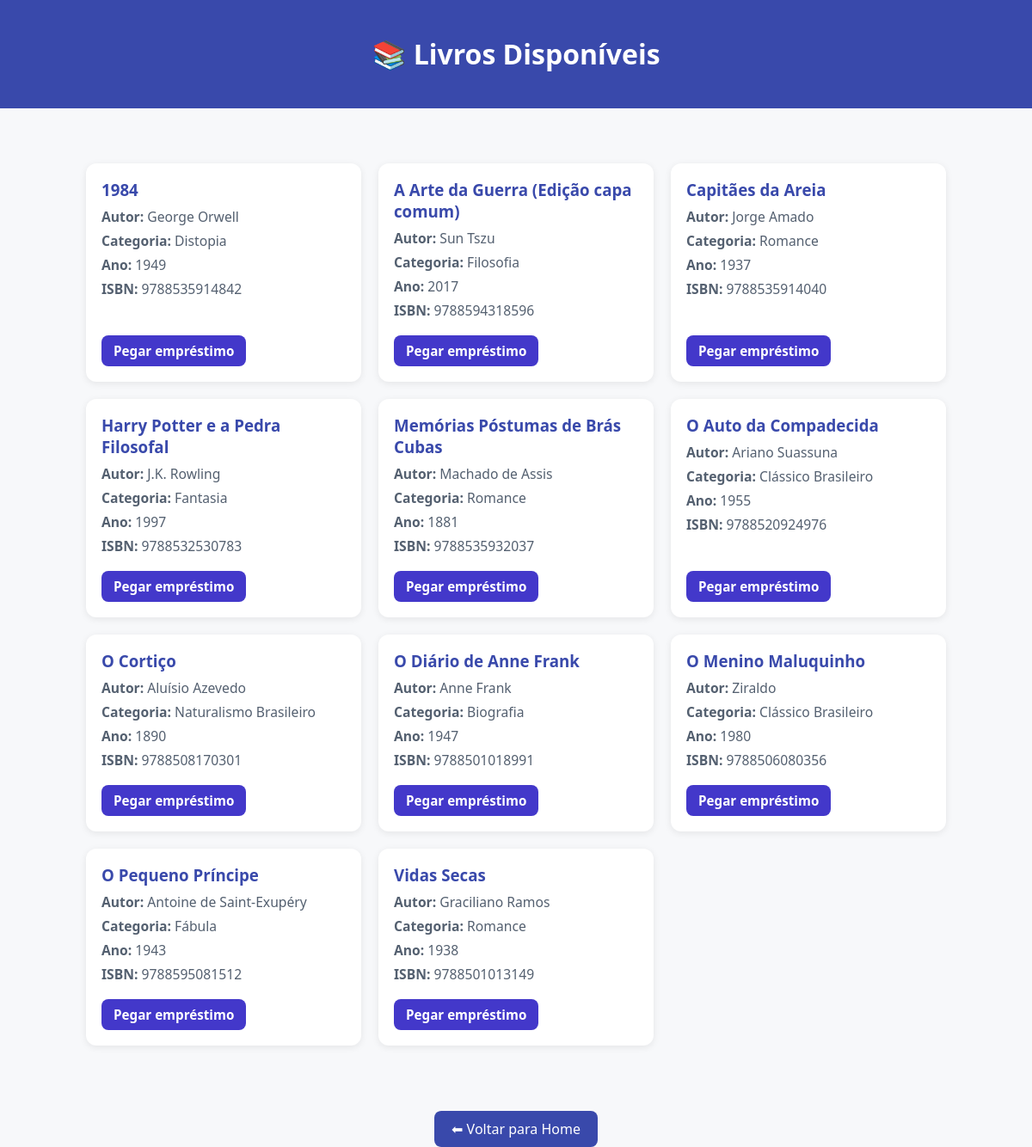
Before: /alunos/livros/ (signed in) with the older database file.
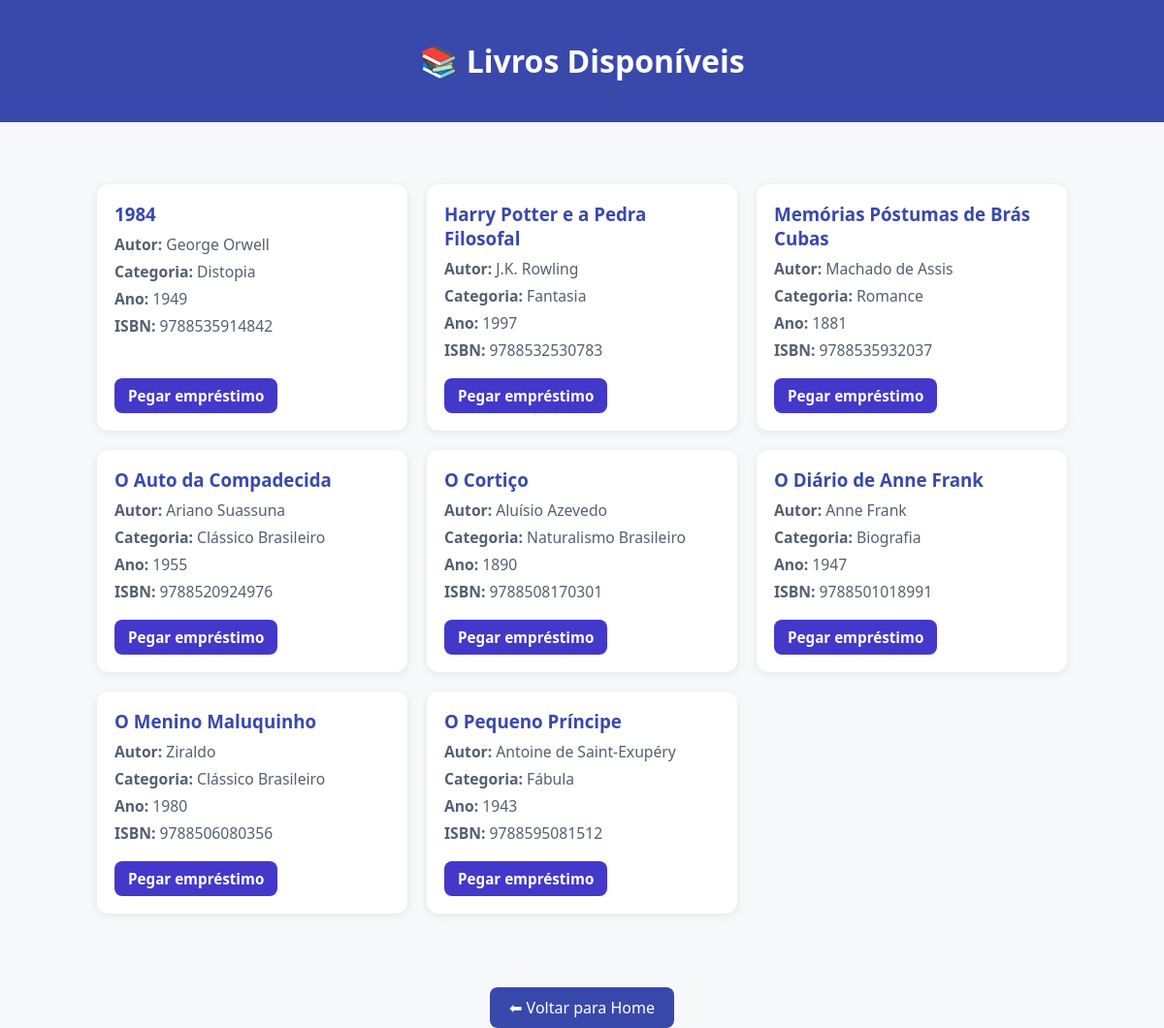
After: the same page with the newer database file.
### bibliotecarias/models.py (models this page shows, shortened)
class Livro(models.Model):
    isbn_validator = RegexValidator(
        regex=r'^\d{13}$',
        message='O ISBN deve conter exatamente 13 dígitos numéricos.'
    )
    titulo = models.CharField(max_length=200)
    autor = models.CharField(max_length=100)
    categoria = models.CharField(max_length=100)
    ano_publicacao = models.PositiveIntegerField()
    quantidade = models.PositiveIntegerField(default=1)
    isbn = models.CharField(
        max_length=13,
        unique=True,
        validators=[isbn_validator]
    )
    disponivel = models.BooleanField(default=True)

### alunos/views.py (the view)
# urls.py: path('livros/', views.lista_livros, name='lista_livros'),
@login_required
def lista_livros(request):
    livros = Livro.objects.filter(disponivel=True).order_by('titulo')
    return render(request, 'emprestimos/lista_livros.html', {'livros': livros})

### emprestimos/templates/emprestimos/lista_livros.html (shortened to what this page needs)
<!DOCTYPE html>
<html lang="pt-br">
<head>
</head>
<body>
    <header>
        <h1>📚 Livros Disponíveis</h1>
    </header>
    <div class="container">
        <div class="livros-grid">
            {% for livro in livros %}
                <div class="livro-card">
                    <div>
                        <h3>{{ livro.titulo }}</h3>
                        <p><strong>Autor:</strong> {{ livro.autor }}</p>
                        <p><strong>Categoria:</strong> {{ livro.categoria }}</p>
                        <p><strong>Ano:</strong> {{ livro.ano_publicacao }}</p>
                        <p><strong>ISBN:</strong> {{ livro.isbn }}</p>
                    </div>
                    <div class="actions">
                        {% if livro.disponivel %}
                            <a href="{% url 'pegar_emprestimo' livro.id %}" class="action-button">Pegar empréstimo</a>
                        {% else %}
                            <span class="action-button disabled">Indisponível</span>
                        {% endif %}
                    </div>
                </div>
            {% empty %}
                <p>Nenhum livro disponível no momento.</p>
            {% endfor %}
        </div>
    </div>
    <div style="text-align:center;">
        <a href="{% url 'home_aluno' %}" class="voltar">⬅ Voltar para Home</a>
    </div>
</body>
</html>

Changed rows visible on the page:
no longer on this page (row edited): Livro: titulo "A Arte da Guerra (Edição capa comum)", autor "Sun Tszu", categoria "Filosofia", ano_publicacao "2017", isbn "9788594318596", disponivel "Pegar empréstimo"
no longer on this page (row edited): Livro: titulo "Capitães da Areia", autor "Jorge Amado", categoria "Romance", ano_publicacao "1937", isbn "9788535914040", disponivel "Pegar empréstimo"
no longer on this page (row edited): Livro: titulo "Vidas Secas", autor "Graciliano Ramos", categoria "Romance", ano_publicacao "1938", isbn "9788501013149", disponivel "Pegar empréstimo"
